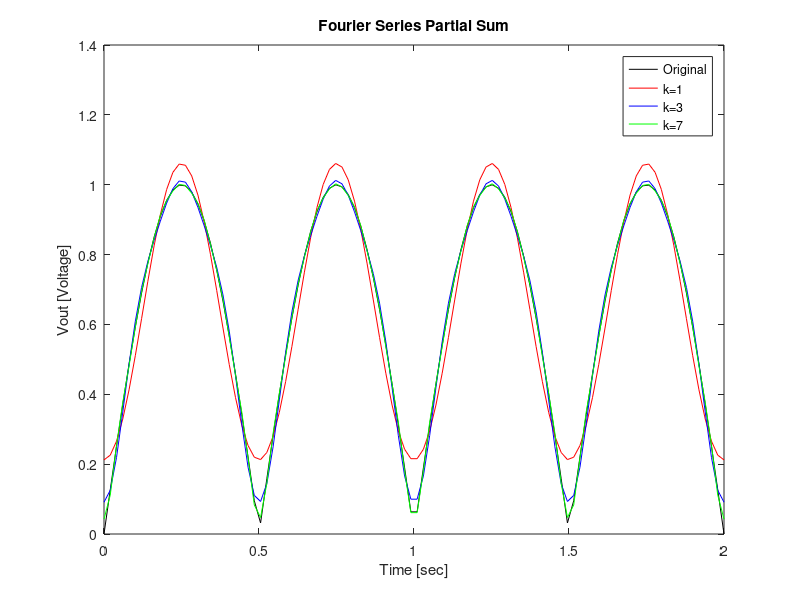

The MATLAB script that drew this image:
clear
clc
%my set of a values 
anot = 2/pi;
aone = 4/(pi-pi*4*(1)^2);
atwo = 4/(pi*(1-4*(2)^2));
athree = 4/(pi*(1-4*(3)^2));
afour = 4/(pi*(1-4*(4)^2));
afive = 4/(pi*(1-4*(5)^2));
asix = 4/(pi*(1-4*(6)^2));
aseven = 4/(pi*(1-4*(7)^2));

%range of two periods
t = linspace(0,2);

%fourier #1
f1 = anot + aone*cos(1*4*pi*t);

%fourier #2
f2 = f1 + atwo*cos(2*4*pi*t) + athree*cos(3*4*pi*t);

%fourier #3
f3 = f2 + afour*cos(4*4*pi*t) + afive*cos(5*4*pi*t) + asix*cos(6*4*pi*t) + aseven*cos(7*4*pi*t);

f = abs(sin(2*pi*t))
plot(t,f,'black')
hold on
plot(t,f1,'red')
hold on
plot(t,f2,'blue')
hold on
plot(t,f3,'green')
hold off
title('Fourier Series Partial Sum')
ylabel('Vout [Voltage]')
xlabel('Time [sec]')
legend('Original','k=1','k=3','k=7')
